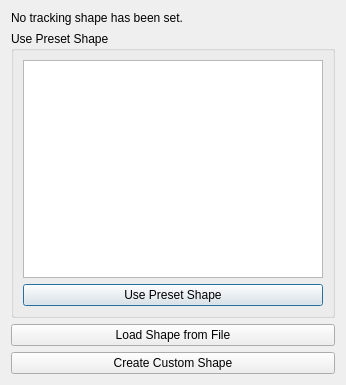
<?xml version="1.0" encoding="UTF-8"?>
<ui version="4.0">
 <class>ShapeGui</class>
 <widget class="QDialog" name="ShapeGui">
  <property name="geometry">
   <rect>
    <x>0</x>
    <y>0</y>
    <width>346</width>
    <height>385</height>
   </rect>
  </property>
  <property name="windowTitle">
   <string>No Shape Is Set</string>
  </property>
  <layout class="QVBoxLayout" name="verticalLayout_2">
   <item>
    <widget class="QLabel" name="label">
     <property name="text">
      <string>No tracking shape has been set.</string>
     </property>
    </widget>
   </item>
   <item>
    <widget class="QGroupBox" name="groupBox">
     <property name="title">
      <string>Use Preset Shape</string>
     </property>
     <layout class="QVBoxLayout" name="verticalLayout">
      <item>
       <widget class="QListViewWithChanges" name="shapePresets"/>
      </item>
      <item>
       <widget class="QPushButton" name="usePresetButton">
        <property name="text">
         <string>Use Preset Shape</string>
        </property>
       </widget>
      </item>
     </layout>
    </widget>
   </item>
   <item>
    <widget class="QPushButton" name="useSavedShape">
     <property name="text">
      <string>Load Shape from File</string>
     </property>
    </widget>
   </item>
   <item>
    <widget class="QPushButton" name="useCustomShape">
     <property name="text">
      <string>Create Custom Shape</string>
     </property>
    </widget>
   </item>
  </layout>
 </widget>
 <customwidgets>
  <customwidget>
   <class>QListViewWithChanges</class>
   <extends>QListView</extends>
   <header>shapegui.h</header>
  </customwidget>
 </customwidgets>
 <resources/>
 <connections>
  <connection>
   <sender>useCustomShape</sender>
   <signal>pressed()</signal>
   <receiver>ShapeGui</receiver>
   <slot>UseCustomPressed()</slot>
   <hints>
    <hint type="sourcelabel">
     <x>172</x>
     <y>362</y>
    </hint>
    <hint type="destinationlabel">
     <x>172</x>
     <y>192</y>
    </hint>
   </hints>
  </connection>
  <connection>
   <sender>usePresetButton</sender>
   <signal>pressed()</signal>
   <receiver>ShapeGui</receiver>
   <slot>UsePresetPressed()</slot>
   <hints>
    <hint type="sourcelabel">
     <x>172</x>
     <y>287</y>
    </hint>
    <hint type="destinationlabel">
     <x>172</x>
     <y>192</y>
    </hint>
   </hints>
  </connection>
  <connection>
   <sender>useSavedShape</sender>
   <signal>pressed()</signal>
   <receiver>ShapeGui</receiver>
   <slot>LoadShapePressed()</slot>
   <hints>
    <hint type="sourcelabel">
     <x>172</x>
     <y>330</y>
    </hint>
    <hint type="destinationlabel">
     <x>172</x>
     <y>192</y>
    </hint>
   </hints>
  </connection>
 </connections>
 <slots>
  <slot>UsePresetPressed()</slot>
  <slot>UseCustomPressed()</slot>
  <slot>LoadShapePressed()</slot>
 </slots>
</ui>
